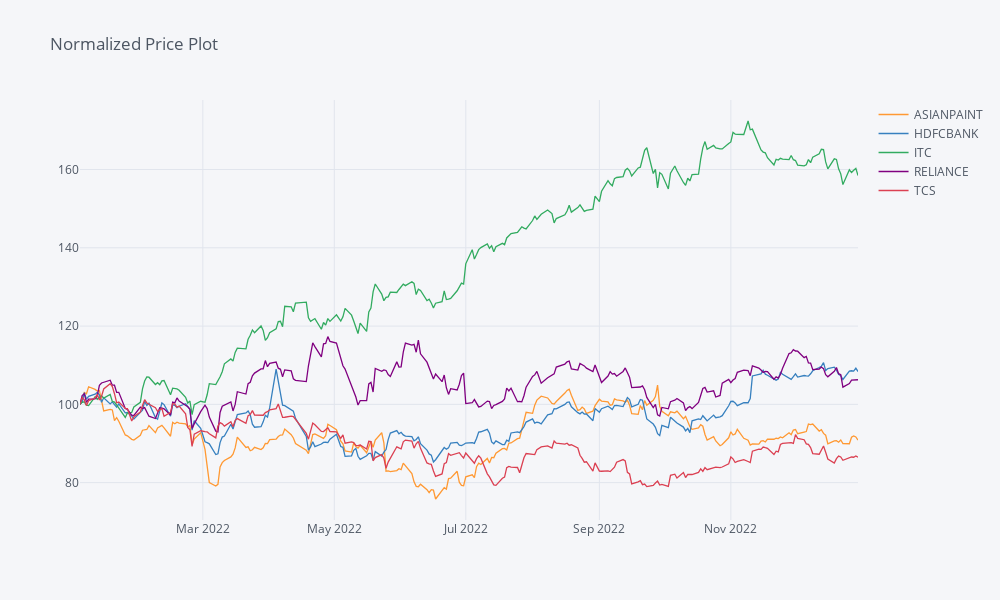

Notebook cell for this chart:
### Code cell
# Plot price history
df['2022':].normalize().iplot(kind='line', title='Normalized Price Plot')

### Figure 1 — Plotly figure (JSON) as saved in the notebook; plotly's stock layout.template omitted (floating-point values rounded to 4 significant figures; data arrays with more than 128 entries replaced by an {"elided": "..."} marker saying what was removed)
{"data": [{"line": {"color": "rgba(255, 153, 51, 1.0)", "dash": "solid", "shape": "linear", "width": 1.3}, "mode": "lines", "name": "ASIANPAINT", "text": "", "type": "scatter", "x": {"elided": "248 str values"}, "y": {"elided": "248 float values"}}, {"line": {"color": "rgba(55, 128, 191, 1.0)", "dash": "solid", "shape": "linear", "width": 1.3}, "mode": "lines", "name": "HDFCBANK", "text": "", "type": "scatter", "x": {"elided": "248 str values"}, "y": {"elided": "248 float values"}}, {"line": {"color": "rgba(50, 171, 96, 1.0)", "dash": "solid", "shape": "linear", "width": 1.3}, "mode": "lines", "name": "ITC", "text": "", "type": "scatter", "x": {"elided": "248 str values"}, "y": {"elided": "248 float values"}}, {"line": {"color": "rgba(128, 0, 128, 1.0)", "dash": "solid", "shape": "linear", "width": 1.3}, "mode": "lines", "name": "RELIANCE", "text": "", "type": "scatter", "x": {"elided": "248 str values"}, "y": {"elided": "248 float values"}}, {"line": {"color": "rgba(219, 64, 82, 1.0)", "dash": "solid", "shape": "linear", "width": 1.3}, "mode": "lines", "name": "TCS", "text": "", "type": "scatter", "x": {"elided": "248 str values"}, "y": {"elided": "248 float values"}}], "layout": {"height": 600, "legend": {"bgcolor": "#F5F6F9", "font": {"color": "#4D5663"}}, "paper_bgcolor": "#F5F6F9", "plot_bgcolor": "#F5F6F9", "title": {"font": {"color": "#4D5663"}, "text": "Normalized Price Plot"}, "width": 1000, "xaxis": {"gridcolor": "#E1E5ED", "showgrid": true, "tickfont": {"color": "#4D5663"}, "title": {"font": {"color": "#4D5663"}, "text": ""}, "zerolinecolor": "#E1E5ED"}, "yaxis": {"gridcolor": "#E1E5ED", "showgrid": true, "tickfont": {"color": "#4D5663"}, "title": {"font": {"color": "#4D5663"}, "text": ""}, "zerolinecolor": "#E1E5ED"}}}
